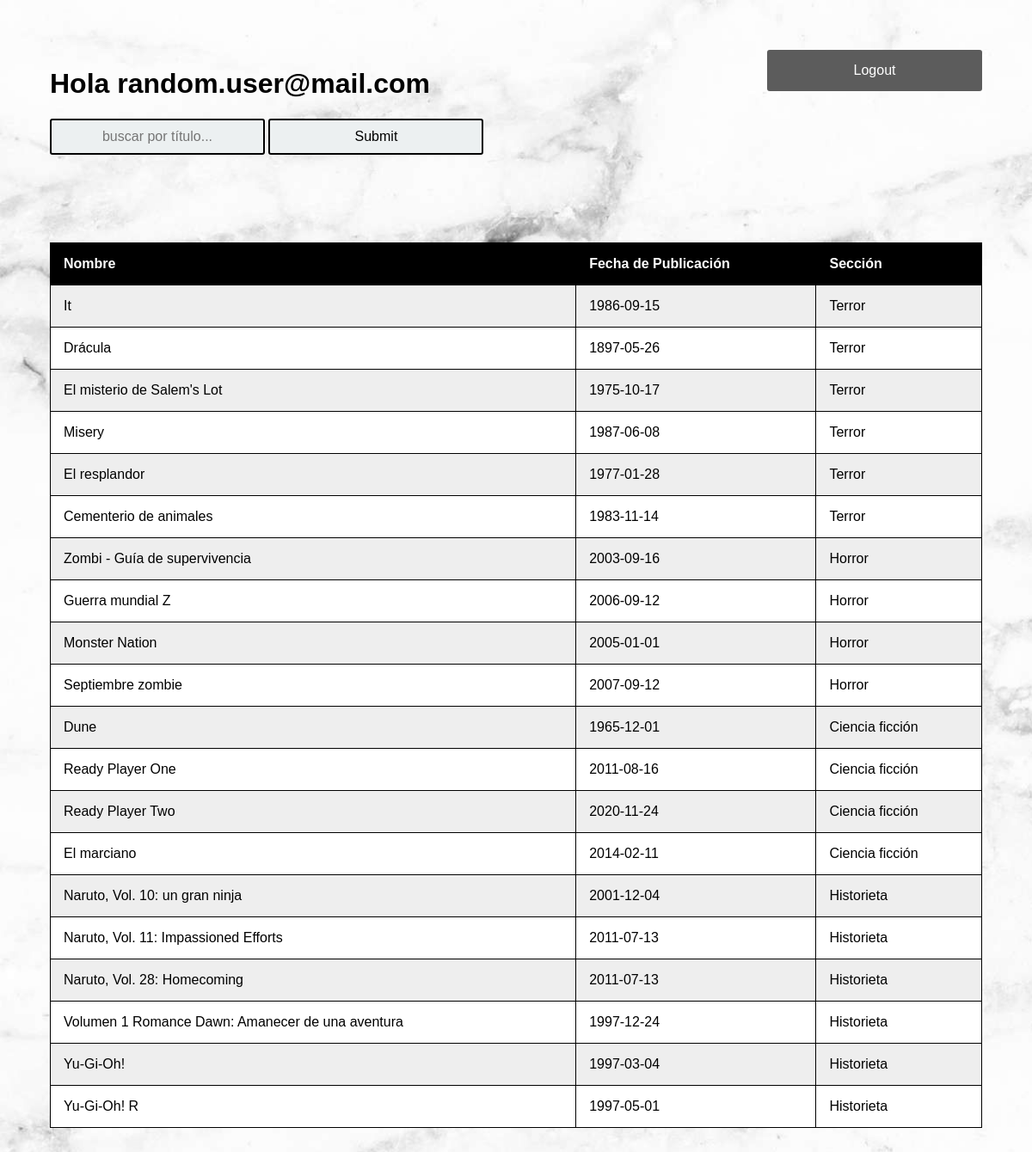
Page /view/admin.bookshop.php (signed in) on the committed database.
### tables this page shows
CREATE TABLE `books` (
  `id` int(11) NOT NULL,
  `name` varchar(250) NOT NULL,
  `publication` date NOT NULL,
  `section` int(11) NOT NULL
);

CREATE TABLE `sections` (
  `id` int(11) NOT NULL,
  `name` varchar(250) NOT NULL
);

### view/admin.bookshop.php (the view, shortened to what this page needs)
<!DOCTYPE html>
<html lang="en">
<head>
    <link rel="stylesheet" type="text/css" href="../css/styles.css">
</head>
<body>
    <?php
    include '../services/connection.php';
    ?>
    <div class="one" id="negro">
      <div class="two">
        <h1 id="bienvenida">Hola <?php echo $_SESSION['email'];?> </h1>
      </div>
        <div class="two">
            <a href="../process/logout.php"><input class="button" type="button" value="Logout"></a>
      </div>
    </div>
    <div class="filtro">
      <form action="admin.bookshop.php" method="post" id="filtro">
          <input type="text" placeholder="buscar por título..." name="titulo">
          <input type="submit" placeholder="FILTRAR" name="filtro">
      </form>
    </div>
    <div clas="improvis">
    <h1>⠀</h1>
  </div>
    <table id="t01">
          <tr>
            <th>Nombre</th>
            <th>Fecha de Publicación</th>
            <th>Sección</th>
          </tr>
          <?php
                  $libros = mysqli_query($conexion,"SELECT books.name as name, books.publication as publication, sections.name as section FROM books INNER JOIN sections on books.section=sections.id");
                  foreach ($libros as $libro) {
                      echo "<tr>";
                      echo "<td>{$libro['name']}</td>";
                      echo "<td>{$libro['publication']}</td>";
                      echo "<td>{$libro['section']}</td>";
                      echo "</tr>";
                  }
                  ?>
        </table>
</body>
</html>

### css/styles.css (style rules this page uses)
* { box-sizing: border-box; }
body { font-family: Arial; background-image: url(../img/marmol.jpg); background-size: cover; background-attachment: fixed; padding: 50px; }
.one { float: left; width: 100%; }
.two { float: left; width: 50%; }
.button { background-color: #5c5c5c; border: none; color: white; padding: 15px 32px; text-align: center; text-decoration: none; display: inline-block; font-size: 16px; float: right; }
#bienvenida { color: black; }
#filtro { width: 50%; }
.filtro { padding: 2% 0%; }
.filtro input { border: 2px solid black; }
input { text-align: center; background-color: #ECF0F1; border: 2px solid transparent; border-radius: 3px; font-size: 16px; font-weight: 200; padding: 10px 0; width: 250px; transition: border .5s; }
table { width: 100%; }
table, th, td { border: 1px solid black; border-collapse: collapse; }
th, td { padding: 15px; text-align: left; }
#t01 tr:nth-child(even) { background-color: #eee; }
#t01 tr:nth-child(odd) { background-color: #fff; }
#t01 th { background-color: black; color: white; }

### rows in the picture
books: name "It", publication "1986-09-15", sections.name "Terror"
books: name "Drácula", publication "1897-05-26", sections.name "Terror"
books: name "El misterio de Salem's Lot", publication "1975-10-17", sections.name "Terror"
books: name "Misery", publication "1987-06-08", sections.name "Terror"
books: name "El resplandor", publication "1977-01-28", sections.name "Terror"
books: name "Cementerio de animales", publication "1983-11-14", sections.name "Terror"
books: name "Zombi - Guía de supervivencia", publication "2003-09-16", sections.name "Horror"
books: name "Guerra mundial Z", publication "2006-09-12", sections.name "Horror"
books: name "Monster Nation", publication "2005-01-01", sections.name "Horror"
books: name "Septiembre zombie", publication "2007-09-12", sections.name "Horror"
books: name "Dune", publication "1965-12-01", sections.name "Ciencia ficción"
books: name "Ready Player One", publication "2011-08-16", sections.name "Ciencia ficción"
books: name "Ready Player Two", publication "2020-11-24", sections.name "Ciencia ficción"
books: name "El marciano", publication "2014-02-11", sections.name "Ciencia ficción"
books: name "Naruto, Vol. 10: un gran ninja", publication "2001-12-04", sections.name "Historieta"
books: name "Naruto, Vol. 11: Impassioned Efforts", publication "2011-07-13", sections.name "Historieta"
books: name "Naruto, Vol. 28: Homecoming", publication "2011-07-13", sections.name "Historieta"
books: name "Volumen 1 Romance Dawn: Amanecer de una aventura", publication "1997-12-24", sections.name "Historieta"
books: name "Yu-Gi-Oh!", publication "1997-03-04", sections.name "Historieta"
books: name "Yu-Gi-Oh! R", publication "1997-05-01", sections.name "Historieta"

### other values in the picture
$_SESSION['email'] "random.user@mail.com"
